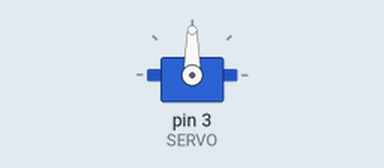
Recording of a sketch running on a simulated Arduino Uno, built with avr-gcc and run on an emulated ATmega328P. Parts: servo.

Above: at 0.05 s.
At 4.0 s:
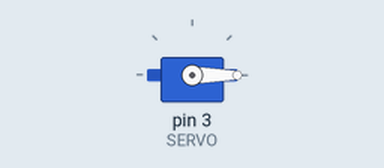
Timing chart, 0 to 5.2 s (numbered marks = the images above):
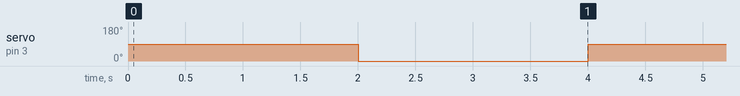

The sketch:

Servo.ino
```cpp
#include "Servo.h"
const int SERVO = 3;
const int PIR_SENSOR = 6;
Servo myservo;
void setup() {
        pinMode(PIR_SENSOR, INPUT);
        myservo.attach(SERVO);
        Serial.begin(9600);
}
void loop() {
        myservo.write(90);
        delay(2000);
        myservo.write(0);
        delay(2000);


}
```

Measured:
- by itself, servo on pin 3 (SERVO): alternates 90° for 2.0 s and 0° for 2.0 s
